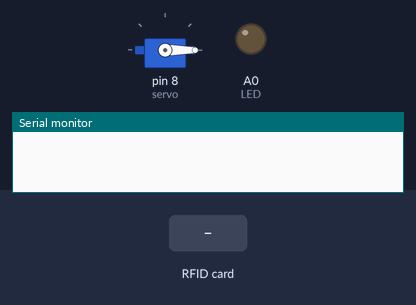
A sketch run on a simulated Arduino Uno, built with avr-gcc and run on an emulated ATmega328P. Shown: servo, output pins drawn as LEDs (lit = HIGH), the last lines printed to the serial monitor. The test bench sets the inputs (shaded band). Pins used as bus, display or sensor lines are not drawn.

Above: at 3.2 s.
3.3 s: RFID card 06 9C 3F 54 held to the reader
At 4.7 s:
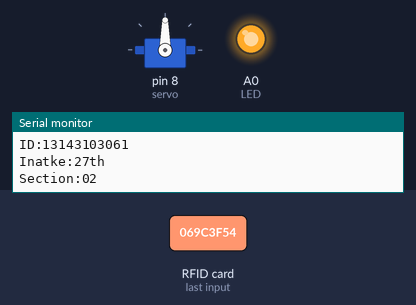
At 6.1 s:
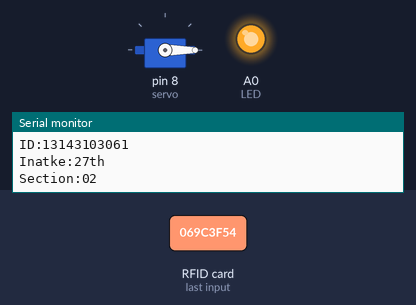
6.3 s: RFID card 5E 7A 19 C4 held to the reader
At 6.9 s:
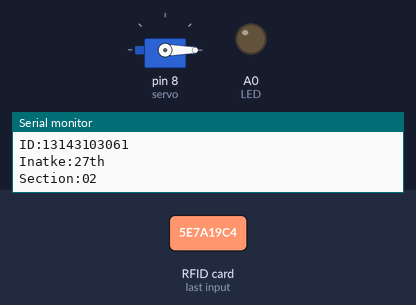
Timing chart, 0 to 9.3 s (numbered marks = the images above; inputs shaded):
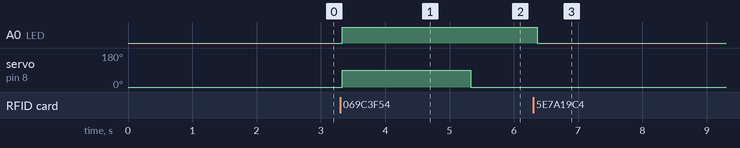

The sketch:

Ghor.ino
```cpp
#include <Servo.h>
#include "SPI.h"
#include "MFRC522.h"


#define SS_PIN 10
#define RST_PIN 9
#define SP_PIN 8
#define LED A0
Servo servo;


MFRC522 rfid(SS_PIN, RST_PIN);

MFRC522::MIFARE_Key key;

void setup() {
  Serial.begin(9600);
  SPI.begin();
  rfid.PCD_Init();
  pinMode(LED, OUTPUT);

  servo.attach(8);
  servo.write(0);
  delay(2000);
}

void loop() {
  if (!rfid.PICC_IsNewCardPresent() || !rfid.PICC_ReadCardSerial())
    return;

  // Serial.print(F("PICC type: "));
  MFRC522::PICC_Type piccType = rfid.PICC_GetType(rfid.uid.sak);
  // Serial.println(rfid.PICC_GetTypeName(piccType));

  // Check is the PICC of Classic MIFARE type
  if (piccType != MFRC522::PICC_TYPE_MIFARE_MINI &&
    piccType != MFRC522::PICC_TYPE_MIFARE_1K &&
    piccType != MFRC522::PICC_TYPE_MIFARE_4K) {
    Serial.println(F("Your tag is not of type MIFARE Classic."));
    return;
  }

  String strID = "";
  for (byte i = 0; i < 4; i++) {
    strID +=
    (rfid.uid.uidByte[i] < 0x10 ? "0" : "") +
    String(rfid.uid.uidByte[i], HEX) +
    (i!=3 ? ":" : "");
  }
  strID.toUpperCase();

  Serial.print("Card key: ");

  Serial.println(strID);
    Serial.println("Name: Nahid Hasan Limon");
    Serial.println("ID:13143103061");
    Serial.println("Inatke:27th");
    Serial.println("Section:02");

  //test LED
  if (strID.indexOf("06:9C:3F:54") >= 0) {
  digitalWrite(LED,HIGH);
  servo.write(90);
  delay(2000);
  servo.write(0);
  delay(1000);
} else{
  digitalWrite(LED,LOW);
  }

  rfid.PICC_HaltA();
  rfid.PCD_StopCrypto1();
}
```

Measured:
- after the input at 3.3 s, A0 (LED): LOW → HIGH at once; servo on pin 8 (servo): 0° → 90° at once, → 0° 2.0 s later
- after the input at 6.3 s, A0 (LED): HIGH → LOW after 0.06 s
